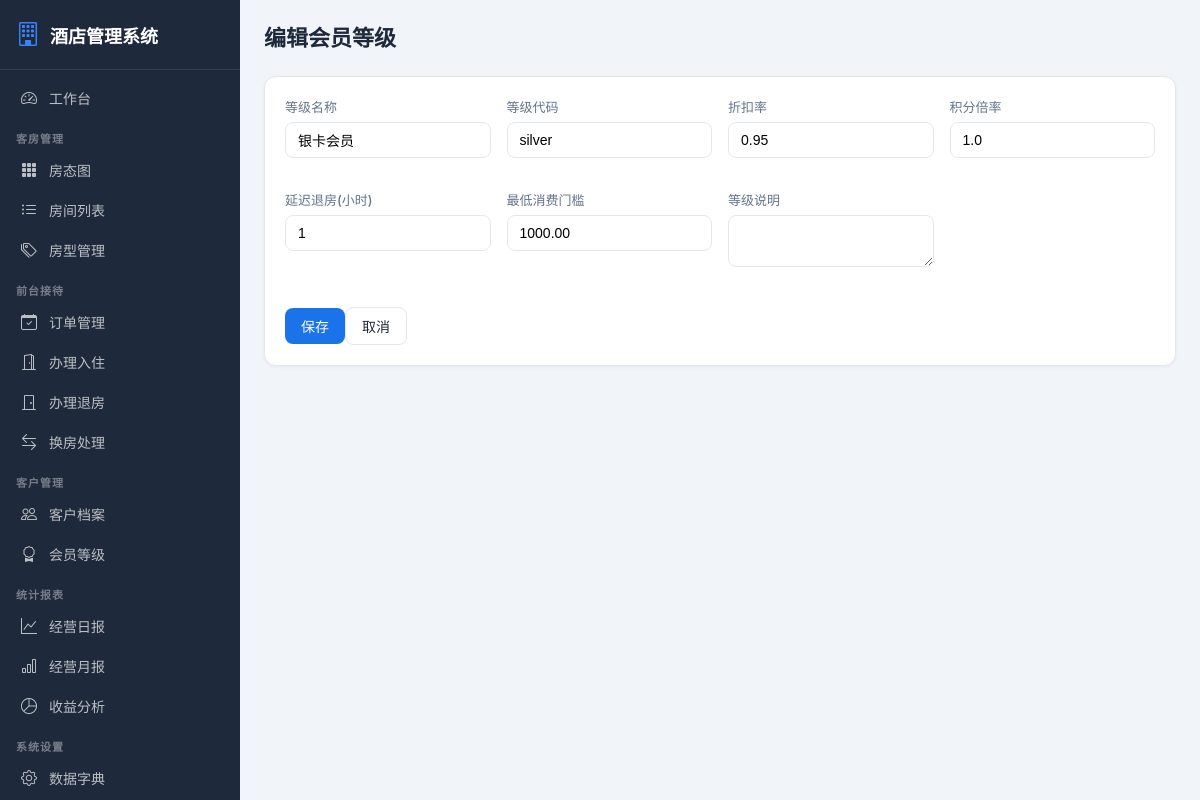
Screenshot of /customers/membership/1/edit/ (signed in) with the database file from the repository.
### customers/models.py (models this page shows, shortened)
class MembershipLevel(models.Model):
    name = models.CharField(verbose_name="等级名称", max_length=50, unique=True)
    code = models.CharField(verbose_name="等级代码", max_length=20, unique=True)
    discount = models.DecimalField(verbose_name="折扣率", max_digits=3, decimal_places=2, default=1.0, help_text="0.85表示85折")
    points_rate = models.DecimalField(verbose_name="积分倍率", max_digits=3, decimal_places=1, default=1.0)
    late_checkout_hours = models.IntegerField(verbose_name="延迟退房(小时)", default=0)
    min_spending = models.DecimalField(verbose_name="最低消费门槛", max_digits=10, decimal_places=2, default=0)
    description = models.TextField(verbose_name="等级说明", blank=True)
    created_at = models.DateTimeField(verbose_name="创建时间", auto_now_add=True)
    class Meta:
        verbose_name = "会员等级"
        verbose_name_plural = "会员等级"

### customers/views.py (the view)
# urls.py: path("membership/<int:pk>/edit/", views.membership_edit, name="membership_edit"),
@login_required
def membership_edit(request, pk):
    level = get_object_or_404(MembershipLevel, pk=pk)
    if request.method == "POST":
        form = MembershipForm(request.POST, instance=level)
        if form.is_valid():
            form.save()
            log_operation(request.user, "编辑会员等级", f"编辑: {level.name}", request)
            messages.success(request, "会员等级更新成功")
            return redirect("customers:membership_list")
    else:
        form = MembershipForm(instance=level)
    return render(request, "customers/membership_form.html", {"form": form, "action": "编辑"})

### customers/forms.py
class MembershipForm(forms.ModelForm):
    class Meta:
        model = MembershipLevel
        fields = "__all__"
        widgets = {
            "name": forms.TextInput(attrs={"class":"form-control"}),
            "code": forms.TextInput(attrs={"class":"form-control"}),
            "discount": forms.NumberInput(attrs={"class":"form-control","step":"0.01"}),
            "points_rate": forms.NumberInput(attrs={"class":"form-control","step":"0.1"}),
            "late_checkout_hours": forms.NumberInput(attrs={"class":"form-control"}),
            "min_spending": forms.NumberInput(attrs={"class":"form-control","step":"0.01"}),
            "description": forms.Textarea(attrs={"class":"form-control","rows":2}),
        }

### customers/templates/customers/membership_form.html (shortened to what this page needs)
{% extends 'base.html' %}
{% block content %}
<div class="page-header"><h1>{{ action }}会员等级</h1></div>
<div class="card"><div class="card-body">
<form method="post">{% csrf_token %}
<div class="form-row">{% for field in form %}<div class="form-group"><label class="form-label">{{ field.label }}</label>{{ field }}</div>{% endfor %}</div>
<div style="margin-top:20px"><button type="submit" class="btn btn-primary">保存</button><a href="{% url 'customers:membership_list' %}" class="btn btn-outline">取消</a></div>
</form></div></div>
{% endblock %}

### static/css/style.css (style rules this page uses)
:root { --primary: #1a73e8; --primary-dark: #1557b0; --sidebar-bg: #1e293b; --sidebar-hover: #334155; --bg: #f1f5f9; --card-bg: #ffffff; --text: #1e293b; --text-light: #64748b; --border: #e2e8f0; --success: #10b981; --warning: #f59e0b; --danger: #ef4444; --info: #3b82f6; }
* { margin: 0; padding: 0; box-sizing: border-box; }
body { font-family: -apple-system, BlinkMacSystemFont, "Segoe UI", Roboto, "PingFang SC", "Microsoft YaHei", sans-serif; background: var(--bg); color: var(--text); display: flex; min-height: 100vh; }
.page-header { display: flex; justify-content: space-between; align-items: center; margin-bottom: 24px; }
.page-header h1 { font-size: 22px; font-weight: 700; }
.card { background: var(--card-bg); border-radius: 12px; box-shadow: 0 1px 3px rgba(0,0,0,0.06); border: 1px solid var(--border); margin-bottom: 16px; }
.card-body { padding: 20px; }
.btn { display: inline-flex; align-items: center; gap: 6px; padding: 8px 16px; border-radius: 8px; font-size: 14px; font-weight: 500; border: none; cursor: pointer; text-decoration: none; transition: all 0.15s; }
.btn-primary { background: var(--primary); color: #fff; }
.btn-outline { background: transparent; border: 1px solid var(--border); color: var(--text); }
.form-group { margin-bottom: 16px; }
.form-label { display: block; margin-bottom: 6px; font-size: 13px; font-weight: 500; color: var(--text-light); }
.form-control { width: 100%; padding: 9px 12px; border: 1px solid var(--border); border-radius: 8px; font-size: 14px; transition: border-color 0.15s; }
.form-row { display: grid; grid-template-columns: repeat(auto-fit, minmax(200px, 1fr)); gap: 16px; }

### rows the page displays
MembershipLevel: form "银卡会员" "silver" "0.95" "1.0" "1" "1000.00"

### other values shown
{{ action }} "编辑"
{{ field.label }} "等级名称" "等级代码" "折扣率" "积分倍率" "延迟退房(小时)" "最低消费门槛" "等级说明"
